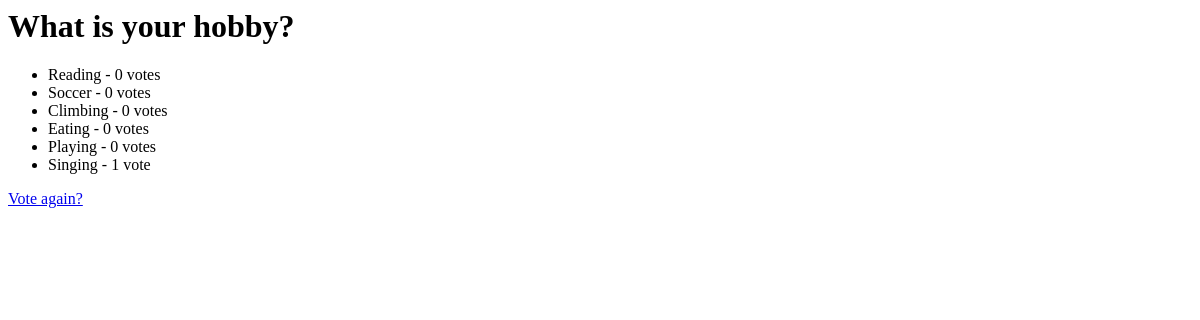
The page /polls/6/results/ on the database as committed earlier.
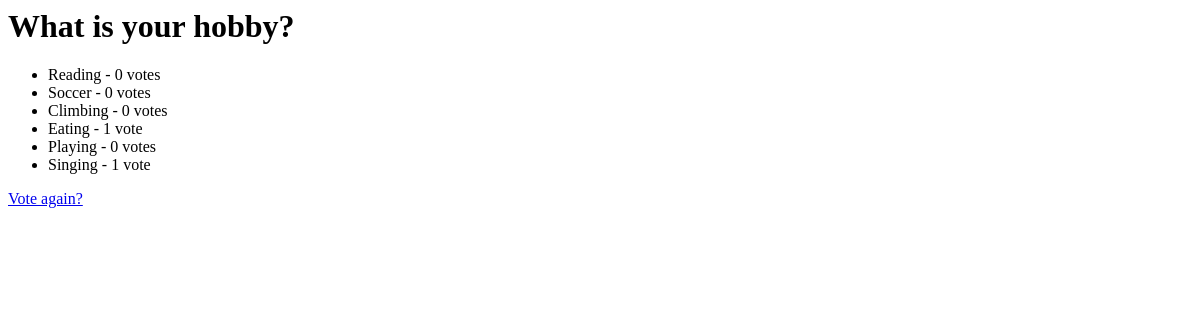
The same page on the database as committed later.
### polls/models.py (models this page shows, shortened)
class Question(models.Model):
    question_text = models.CharField(max_length=200)
    pub_date = models.DateTimeField('date published')

class Choice(models.Model):
    question = models.ForeignKey(Question, on_delete=models.CASCADE)
    choice_text = models.CharField(max_length=200)
    votes = models.IntegerField(default=0)

### polls/views.py (the view)
# urls.py: path('<int:question_id>/results/', views.results, name='results'),
def results(request, question_id):
    question = get_object_or_404(Question, pk=question_id)
    return render(request, 'polls/results.html', {'question': question})

### polls/templates/polls/results.html
<h1>{{ question.question_text }}</h1>
<ul>
    {% for choice in question.choice_set.all %}
        <li>{{ choice.choice_text }} - {{ choice.votes }} vote{{ choice.votes|pluralize }}</li>
    {% endfor %}
</ul>
<a href="{% url 'polls:detail' question.id %}">Vote again?</a>

Rows that differ between the two databases and show on the page:
changed Choice "Eating": votes "0" → "1"
